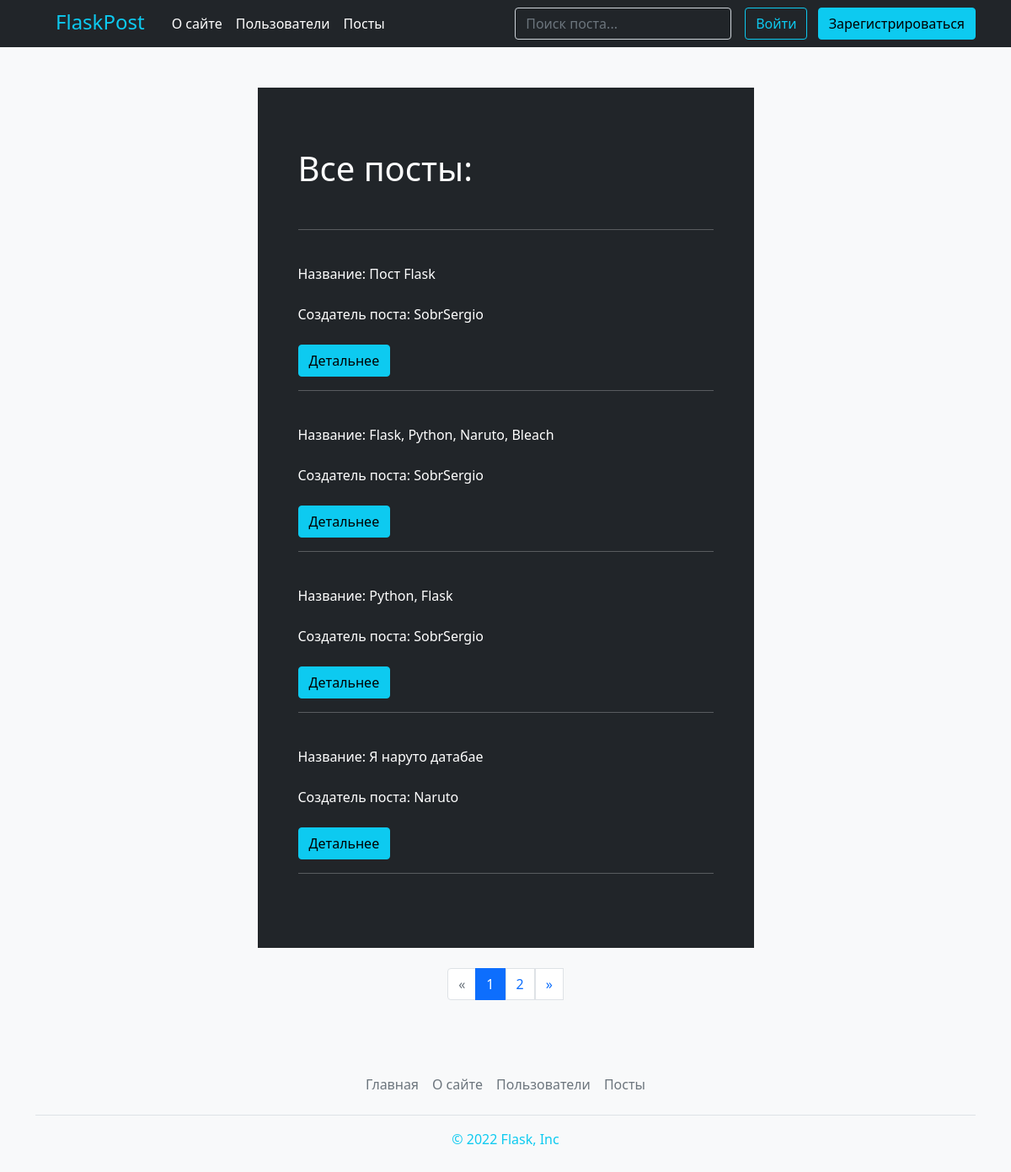
Page /posts on the earlier database version.
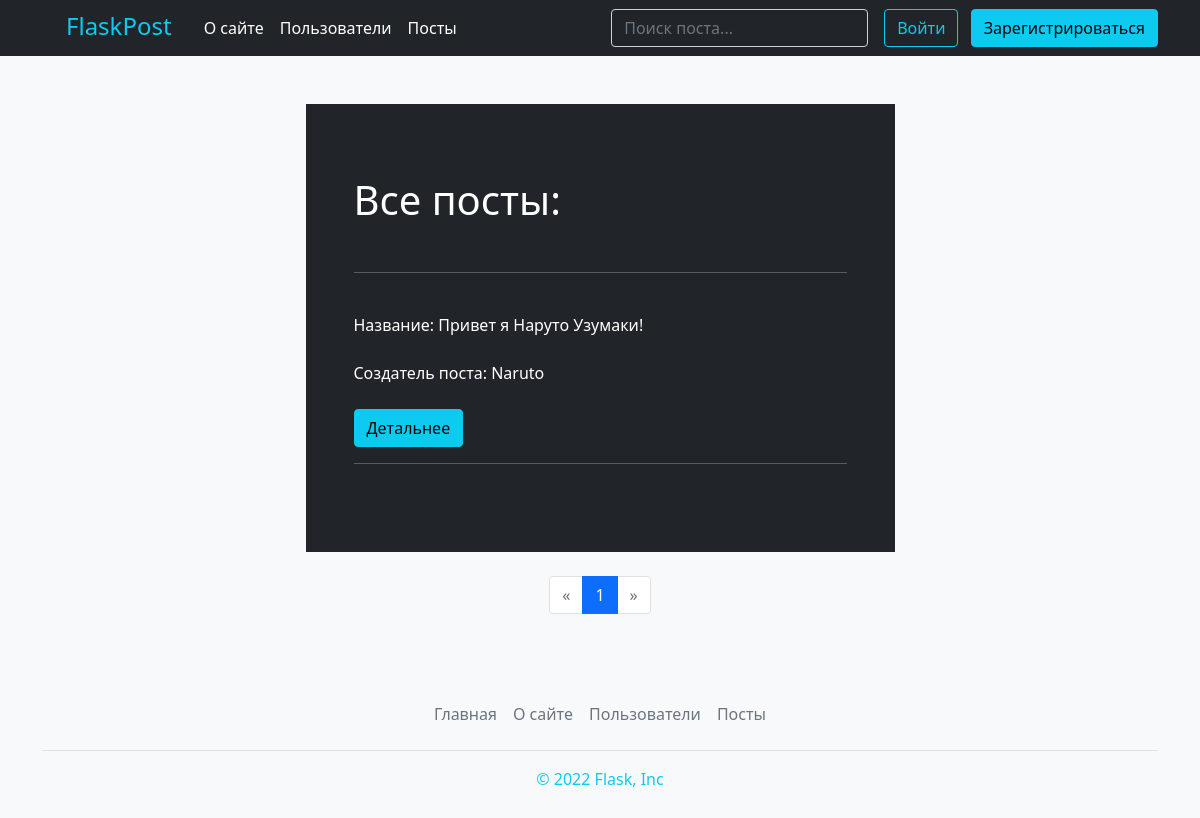
Same page on the later database version.
### models.py (models this page shows, shortened)
class Post(db.Model):
    id = db.Column(db.Integer(), primary_key=True) #id поста
    title = db.Column(db.String(140), nullable=False) #название поста
    body = db.Column(db.Text(), nullable=False) #описание поста
    time_created = db.Column(db.DateTime(), default=datetime.now()) #время когда создался пост
    user_id = db.Column(db.Integer(), db.ForeignKey('user.id')) #
    user_username = db.Column(db.String(), db.ForeignKey('user.username'))
    link = db.Column(db.Text()) #ссылка для постов
    tags = db.relationship('Tag', secondary=post_tags, backref=db.backref('posts', lazy='dynamic'))

### routes.py (the view)
@app.route('/posts')
def posts():
    search = request.args.get('search')
    page = request.args.get('page')
    if page and page.isdigit(): #если есть page и если она int
        page = int(page)
    else:
        page = 1
    if search:
        post = Post.query.filter(Post.title.contains(search) | Post.body.contains(search))
    else:
        post = Post.query.order_by(Post.time_created.desc())
    pages = post.paginate(page=page, per_page=4 ) #мы создаем пагинацию, где page=номер страницы, per_pages = количесвто постов на одну страницу. Я указал 5 штук
    return render_template('posts.html', post=post, pages = pages)

### templates/posts.html (shortened to what this page needs)
{% extends 'base.html' %}
{% block body %}
<div class="container px-4 px-lg-5">
    <div class="row gx-4 gx-lg-5 justify-content-center">
        <div class="col-md-10 col-lg-8 col-xl-7">
            <div class="p-md-5 mb-4 row g-0 overflow-hidden flex-md-row mb-4 h-md-250 position-relative bg-dark">
            <div class="post-preview"><br>
                <h1 class="text-white">Все посты: </h1><br><hr><br>
                {% for post1 in pages.items %}
                <div class="text-white">Название: {{ post1.title }}</div><br>
                <div class="text-white">Создатель поста: {{ post1.user_username }}</div><br>
                <a href="{{ url_for('post_detail', link=post1.link) }}"><button type="button" class="btn btn-info">Детальнее</button></a>
                <br><hr><br>
                {% endfor %}
            </div>
        </div>
        <div class="justify-content-center d-flex">
            <nav aria-label="Page navigation example">
                <ul class="pagination">
                  <li {% if not pages.has_prev %} class="page-item disabled" {% endif %}>
                    <a class="page-link" href="/posts?page={{pages.prev_num}}" aria-label="Previous">
                      <span aria-hidden="true">&laquo;</span>
                    </a>
                  </li>
                  {% for i in pages.iter_pages() %}
                  <li {% if i == pages.page %}class="page-item active" {% endif %}><a class="page-link" href="/posts?page={{i}}">{{i}}</a></li>
                  {% endfor%}
                  <li {% if not pages.has_next %} class="page-item disabled" {% endif %}>
                    <a class="page-link" href="/posts?page={{pages.next_num}}" aria-label="Next">
                      <span aria-hidden="true">&raquo;</span>
                    </a>
                  </li>
                </ul>
              </nav>
        </div>
        </div>
    </div>
</div>
{% endblock %}

### templates/base.html (shortened to what this page needs)
<!DOCTYPE html>
<html lang="en">
<head>
    <link rel="stylesheet" href="https://cdn.jsdelivr.net/npm/bootstrap@5.1.3/dist/css/bootstrap.min.css">
</head>
<body class=bg-light>
    <header class="p-2 bg-dark text-white">
        <div class="container">
          <div class="d-flex flex-wrap align-items-center justify-content-center justify-content-lg-start">
            <ul class="nav col-12 col-lg-auto me-lg-auto mb-2 justify-content-center mb-md-0">
            <li></li><a class="fs-4 text-info px-4 text-decoration-none" href="{{ url_for('index') }}">FlaskPost</a></li>
              <li><a href="{{ url_for('about_page') }}" class="nav-link px-2 text-white">О сайте</a></li>
              <li><a href="{{ url_for('allprofile') }}" class="nav-link px-2 text-white">Пользователи</a></li>
              <li><a href="{{ url_for('posts') }}" class="nav-link px-2 text-white">Посты</a></li>
            </ul>
            <form class="col-12 col-lg-auto mb-3 mb-lg-0 me-lg-3" role="search" method="get" action="{{ url_for('posts') }}">
              <input type="search" name="search" class="form-control form-control-white text-info bg-dark" placeholder="Поиск поста..." aria-label="Search" value="{{ request.args.get('search', '') }}">
            </form>
            <div class="text-end">
              {% if current_user.is_authenticated %}
                  <a href="{{ url_for('logout') }}"><button type="button" class="btn btn-outline-info me-2">Выйти</button></a>
              {% else %}
                  <a href="{{ url_for('login') }}"><button type="button" class="btn btn-outline-info me-2">Войти</button></a>
              {% endif %}
              {% if current_user.is_authenticated %}
                  <a href="{{ url_for('profile', username=current_user.username) }}"><button type="button" class="btn btn-info me-2">Профиль</button></a>
              {% else %}
                  <a href="{{ url_for('register')}}"><button type="button" class="btn btn-info">Зарегистрироваться</button></a>
              {% endif %}
                </div>
          </div>
        </div>
      </header>
      <div>
        <br>
      </div>
      <div>
        <br>
      </div>
{% block body %}{% endblock %}<br>
    <div class="container">
        <footer class="py-3 my-4">
          <ul class="nav justify-content-center border-bottom pb-3 mb-3">
            <li class="nav-item"><a href="{{ url_for('index') }}" class="nav-link px-2 text-muted">Главная</a></li>
            <li class="nav-item"><a href="{{ url_for('about_page') }}" class="nav-link px-2 text-muted">О сайте</a></li>
            <li class="nav-item"><a href="{{ url_for('allprofile') }}" class="nav-link px-2 text-muted">Пользователи</a></li>
            <li class="nav-item"><a href="{{ url_for('posts') }}" class="nav-link px-2 text-muted">Посты</a></li>
          </ul>
          <p class="text-center text-info">© 2022 Flask, Inc</p>
        </footer>
      </div>
</body>
</html>

### templates/posts.html (style rules this page uses)
hr { color: #ffffff; }

Differences in the rows shown:
removed Post: title "Пост Flask", user_username "SobrSergio"
removed Post: title "Flask, Python, Naruto, Bleach", user_username "SobrSergio"
removed Post: title "Python, Flask", user_username "SobrSergio"
removed Post: title "Я наруто датабае", user_username "Naruto"
added Post: title "Привет я Наруто Узумаки!", user_username "Naruto"
Other differences:
list line gone: "2"
